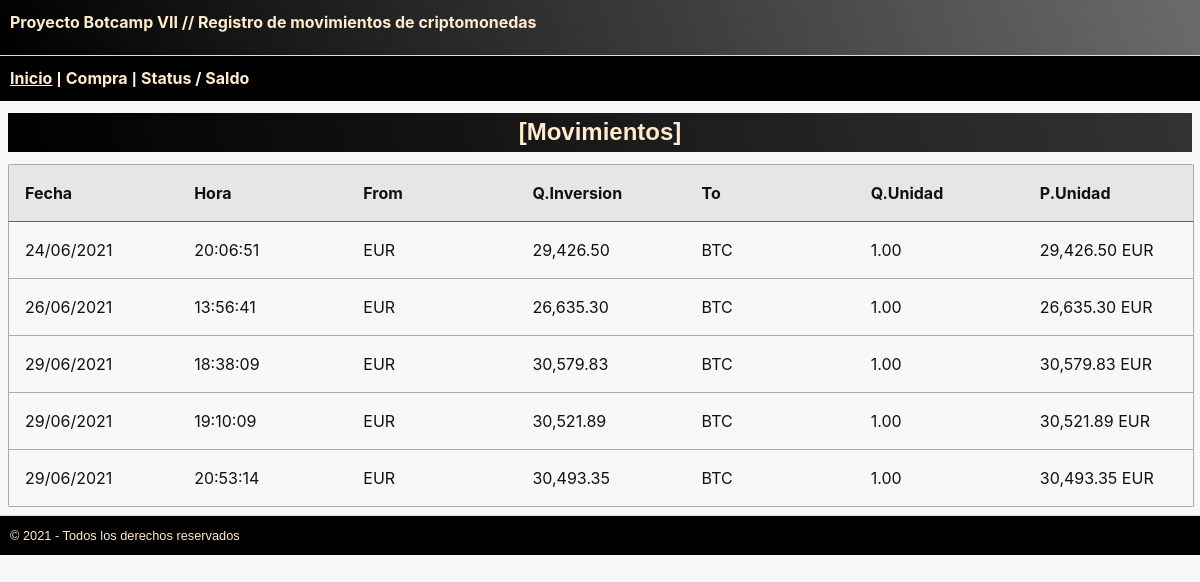
The page / on the database its author committed.
### tables this page shows
CREATE TABLE "movimientos" (
	"id"	INTEGER,
	"data"	TEXT NOT NULL,
	"time"	TEXT NOT NULL,
	"moneda_from"	TEXT NOT NULL,
	"cantidad_from"	REAL NOT NULL,
	"moneda_to"	TEXT NOT NULL,
	"cantidad_to"	REAL NOT NULL,
	PRIMARY KEY("id" AUTOINCREMENT)
);

### proyecto/views.py (the view)
@app.route("/")
def index():
        try:
            registros = dataQuery("SELECT data, time, moneda_from, cantidad_from, moneda_to, cantidad_to FROM movimientos;")
            return render_template("index.html", menu='index', registros = registros)
        except sqlite3.Error as errorv:
            registros = None
            errorbd = "Error en la base de datos, intentelo un poco más tarde"
            print ("se ha producido un error", errorv)
            return render_template("index.html", menu='index', errorbd=errorbd, registros=registros)

### proyecto/views.py (called while the page is built)
def dataQuery(consulta):
    conex = sqlite3.connect(BD)
    cursor = conex.cursor()
    movs = cursor.execute(consulta).fetchall()
    if len(movs) == 0:
        movs = None
    conex.commit()
    conex.close()
    return movs

### proyecto/templates/index.html (shortened to what this page needs)
{% extends "base.html" %}
{% block content %}
    <h1 align="center"  class="titulo">[Movimientos]</h1>
    <table WIDTH="100%"  align="center">
        <thead>
            <tr>
                <th>Fecha</th>
                <th>Hora</th>
                <th>From</th>
                <th>Q.Inversion</th>
                <th>To</th>
                <th>Q.Unidad</th>
                <th>P.Unidad</th>
            </tr>
        </thead>
        <tbody>
            {% if not registros %}
                <tr>
                    <td align="center" class="titulo"> Sin movimientos </td>
                </tr>
            {% else %}
                {% for campo in registros %}
                    <tr>
                        <td>
                            {{ campo[0]}}
                        </td>
                        <td>
                            {{ campo[1]}}
                        </td>
                        <td>{{ campo[2]}}
                        </td>
                        {% if campo[3] >= 1 %}
                        <td>
                            {{ "{:,.2f}".format(campo[3])}}
                        </td>
                        {% else %}
                        <td>
                            {{ "{:,.5f}".format(campo[3])}}
                        </td>
                        {% endif %}
                        <td>
                            {{ campo[4] }}
                        </td>
                        <td>
                            {{ "{:,.2f}".format(campo[5])}}
                        </td>
                        {% if campo[3]/campo[5] >= 1 %}
                        <td>
                            {{ "{:,.2f}".format(campo[3]/campo[5]) }} {{ campo[2] }}
                        </td>
                        {% else %}
                        <td>
                            {{ "{:.5f}".format(campo[3]/campo[5]) }} {{ campo[2] }}
                        </td>
                        {% endif %}
                    </tr>
                {% endfor %}
            {% endif %}
        </tbody>
    </table>
{% endblock %}

### proyecto/templates/base.html (shortened to what this page needs)
<html lang="en">
<head>
    <link rel="stylesheet" href="/static/css/mini-default.css">
    <link rel="stylesheet" href="/static/css/styles.css">
</head>
<body>
    <header class="header">
        <p>Proyecto Botcamp VII // Registro de movimientos de criptomonedas</p>
    </header>
    <div class="menu">
    {% if menu == 'index' %}
    <u>Inicio</u> | <a href="/purchase">Compra</a> | <a href="/status">Status / Saldo</a>
    {% elif menu == 'purchase' %}
    <a href="/">Inicio</a> | <u>Compra</u> | <a href="/status">Status / Saldo</a>
    {% elif menu == 'status'%}
    <a href="/">Inicio</a> | <a href="/purchase">Compra</a> | <u>Status / Saldo</u>
    {% endif %}
    </div>
    <section>
        {% block content %}{% endblock %}
    </section>
    <footer class="footer">
        &copy 2021 - Todos los derechos reservados
    </footer >
</body>
</html>

### proyecto/static/css/styles.css (style rules this page uses)
.header { font-family: Verdana, Geneva, Tahoma, sans-serif; background: linear-gradient(70deg, black, rgb(108, 107, 107)); background-color:black; font-weight: bold; font-size: 1em; color:blanchedalmond; padding: 2px; }
.footer { font-family: Verdana, Geneva, Tahoma, sans-serif; left:0px; background: linear-gradient(80deg, rgb(108, 107, 107) black,); background-color:black; font-weight: ; font-size: 0.8em; color:blanchedalmond; padding: 10px; }
.menu { font-family: Verdana, Geneva, Tahoma, sans-serif; background-color:black; font-weight: bold; font-size: 1em; color:blanchedalmond; padding: 10px; }
.titulo { font-family: Verdana, Geneva, Tahoma, sans-serif; background: linear-gradient(70deg, black, rgb(52, 51, 51)); background-color:black; font-weight: bold; font-size: 1.5em; color:blanchedalmond; padding: 5px; }

### rows shown on the page
movimientos: data "24/06/2021", time "20:06:51", moneda_from "EUR", cantidad_from "29,426.50", moneda_to "BTC", cantidad_to "1.00", campo[3]/campo[5] "29,426.50"
movimientos: data "26/06/2021", time "13:56:41", moneda_from "EUR", cantidad_from "26,635.30", moneda_to "BTC", cantidad_to "1.00", campo[3]/campo[5] "26,635.30"
movimientos: data "29/06/2021", time "18:38:09", moneda_from "EUR", cantidad_from "30,579.83", moneda_to "BTC", cantidad_to "1.00", campo[3]/campo[5] "30,579.83"
movimientos: data "29/06/2021", time "19:10:09", moneda_from "EUR", cantidad_from "30,521.89", moneda_to "BTC", cantidad_to "1.00", campo[3]/campo[5] "30,521.89"
movimientos: data "29/06/2021", time "20:53:14", moneda_from "EUR", cantidad_from "30,493.35", moneda_to "BTC", cantidad_to "1.00", campo[3]/campo[5] "30,493.35"
